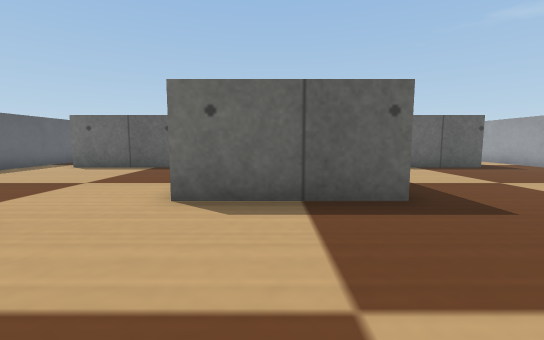
view 1 (above)

17 first-person views from a walk through a world built for the Webots simulator. The camera is 0.05 m above the floor, tilts 6° down and sees 90° across. The floor is counted in squares, 0.05 m on a side. Each view is taken from the middle of a square. On the plan, view 1 faces up. The plan holds only what a view shows up to about 11 squares ahead; the rest is blank. Robots are left out. Webots' stock objects and surfaces are drawn as simple stand-ins.

view 2
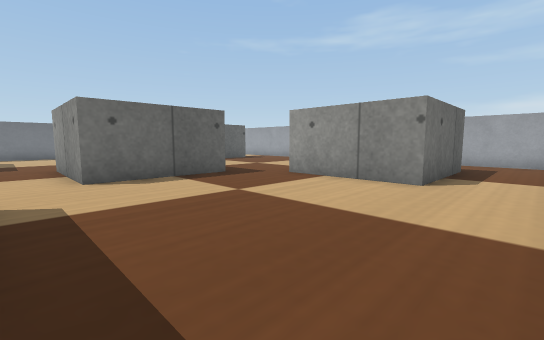

view 3
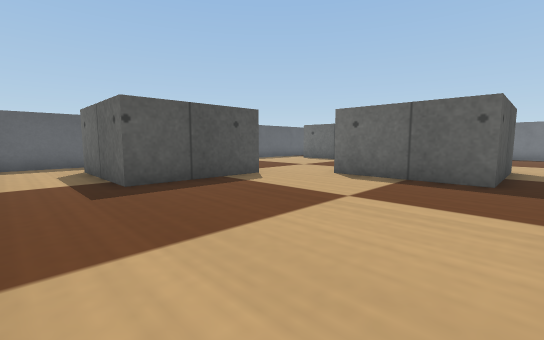

view 4
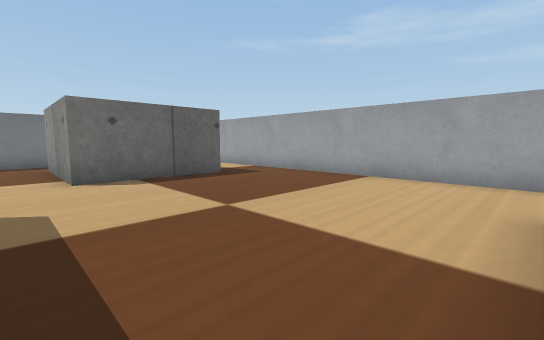

view 5
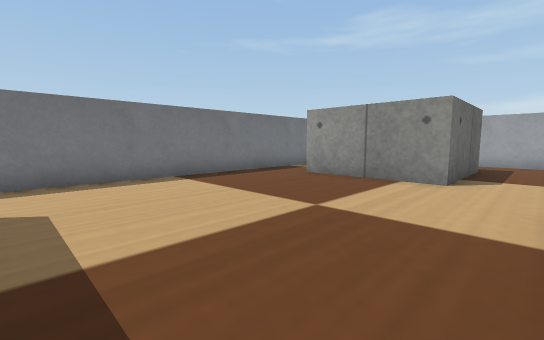

view 6
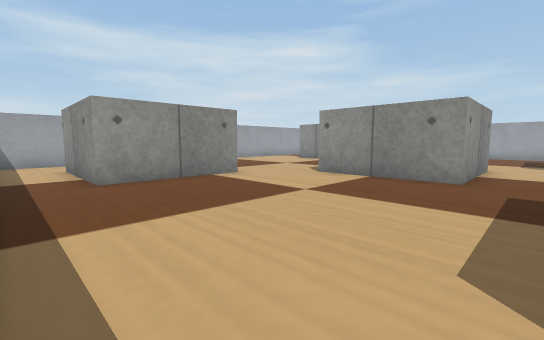

view 7
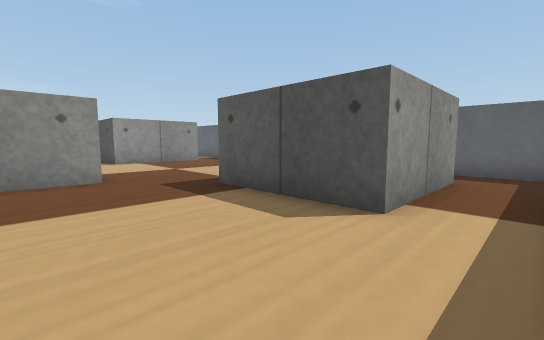

view 8
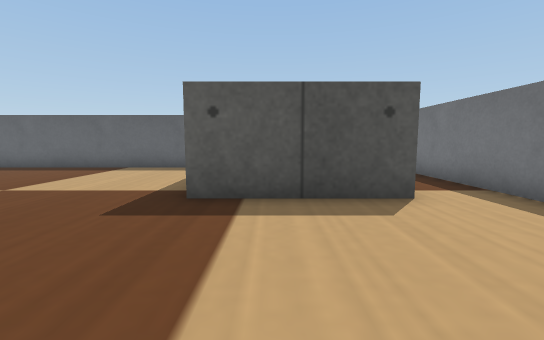

view 9
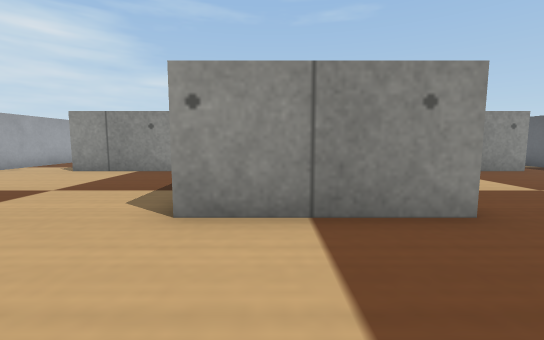

view 10
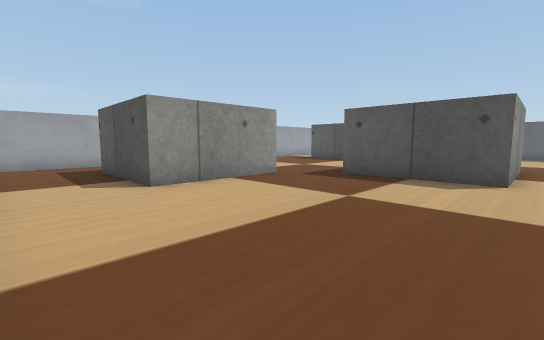

view 11
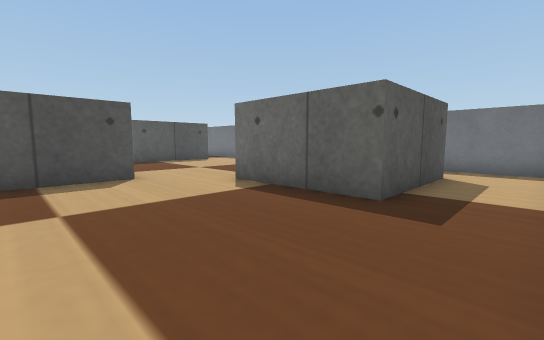

view 12
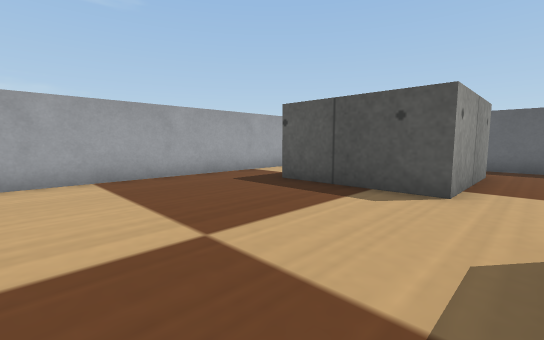

view 13
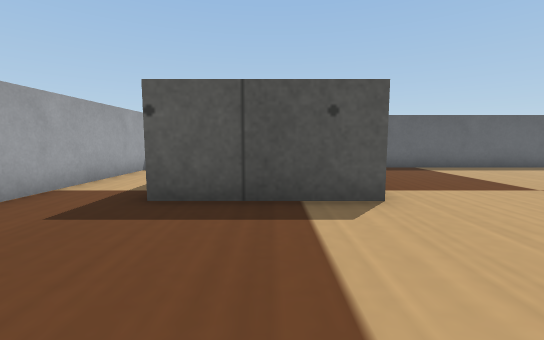

view 14
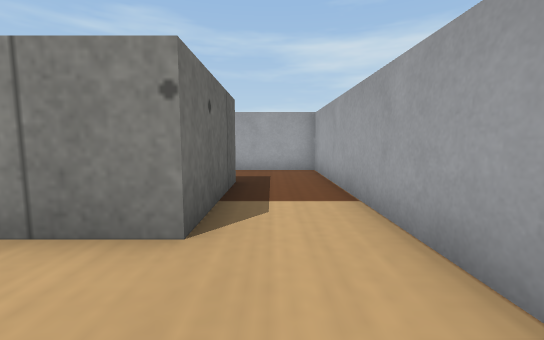

view 15
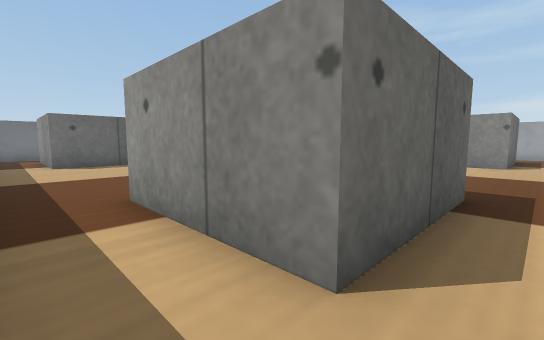

view 16
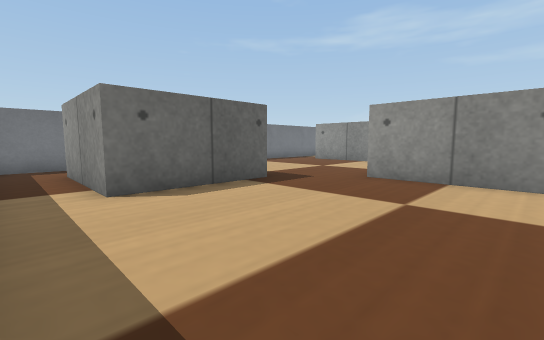

view 17
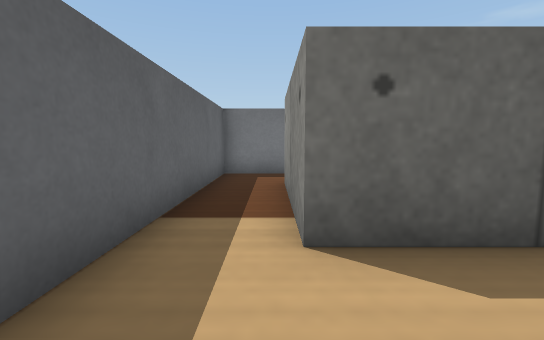

### Floor plan
Key: @ floor where view 1 was taken; # wall or solid block; . floor; B concrete box.
Columns run from 10 left of view 1 to 11 right of it. Each row starts with its distance up from view 1.
 17 ################  ####
 16 #....................#
 15 #....................#
 14 #.BBBBB.......BBBBB..#
 13 #.B   B.......B   B..
 12 #.B   B.......B   B..
 11 #.BBBBB.......BBBBB..#
 10 #....................#
  9 #....................#
  8 #.......BBBBB........#
  7 #.......B   B........#
  6 #.......B   B........#
  5 #.......BBBBB........#
  4 #....................#
  3 #..BBBB.......BBBBB..#
  2 #..B  B.......B   B..#
  1 #..B  B.......B   B..#
  0 #..B  B...@...B   B..#
 -1 #..BBBB.......BBBBB..#
 -2 #....................#
 -3 #....................#
 -4 ######################

Where each view was taken, in squares from view 1:
view 1: 0 up, 0 right, facing up
view 2: 3 down, 3 left, facing up-right
view 3: 3 down, 3 right, facing up-left
view 4: 3 up, 3 right, facing up-right
view 5: 9 up, 3 left, facing up-right
view 6: 16 up, 3 left, facing down-right
view 7: 16 up, 0 right, facing down-left
view 8: 12 up, 1 right, facing left
view 9: 12 up, 1 right, facing down
view 10: 9 up, 10 right, facing down-left
view 11: 6 up, 10 right, facing up-left
view 12: 4 up, 2 right, facing down-left
view 13: 1 up, 1 right, facing left
view 14: 2 down, 1 right, facing right
view 15: 2 down, 9 left, facing up-right
view 16: 5 up, 9 left, facing up-right
view 17: 8 up, 8 left, facing up
